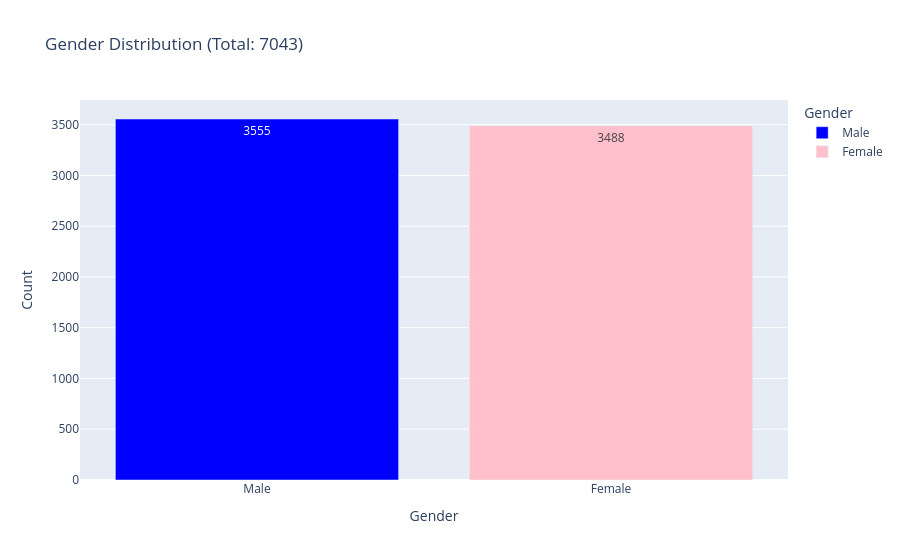

Notebook source saved alongside this figure:
### Code cell
# Prepare data
gender_counts = df['gender'].value_counts().reset_index()
gender_counts.columns = ['Gender', 'Count']

# Create bar chart
fig = px.bar(gender_counts, 
             x='Gender', 
             y='Count',
             color='Gender',
             text='Count', # Shows the number directly on the bar
             title=f'Gender Distribution (Total: {df.shape[0]})',
             color_discrete_map={'Female': 'pink', 'Male': 'blue'}) # Optional colors

fig.update_traces(textposition='auto')
# Mögliche Position
# Hier änderst du die Position: 'inside', 'outside' oder 'auto'
fig.show()

### Figure 1 — Plotly figure (JSON) as saved in the notebook; plotly's stock layout.template omitted (floating-point values rounded to 4 significant figures)
{"data": [{"hovertemplate": "Gender=%{x}<br>Count=%{text}<extra></extra>", "legendgroup": "Male", "marker": {"color": "blue", "pattern": {"shape": ""}}, "name": "Male", "orientation": "v", "showlegend": true, "text": [3555.0], "textposition": "auto", "type": "bar", "x": ["Male"], "xaxis": "x", "y": [3555], "yaxis": "y"}, {"hovertemplate": "Gender=%{x}<br>Count=%{text}<extra></extra>", "legendgroup": "Female", "marker": {"color": "pink", "pattern": {"shape": ""}}, "name": "Female", "orientation": "v", "showlegend": true, "text": [3488.0], "textposition": "auto", "type": "bar", "x": ["Female"], "xaxis": "x", "y": [3488], "yaxis": "y"}], "layout": {"barmode": "relative", "legend": {"title": {"text": "Gender"}, "tracegroupgap": 0}, "title": {"text": "Gender Distribution (Total: 7043)"}, "xaxis": {"anchor": "y", "categoryarray": ["Male", "Female"], "categoryorder": "array", "domain": [0, 1], "title": {"text": "Gender"}}, "yaxis": {"anchor": "x", "domain": [0, 1], "title": {"text": "Count"}}}}
